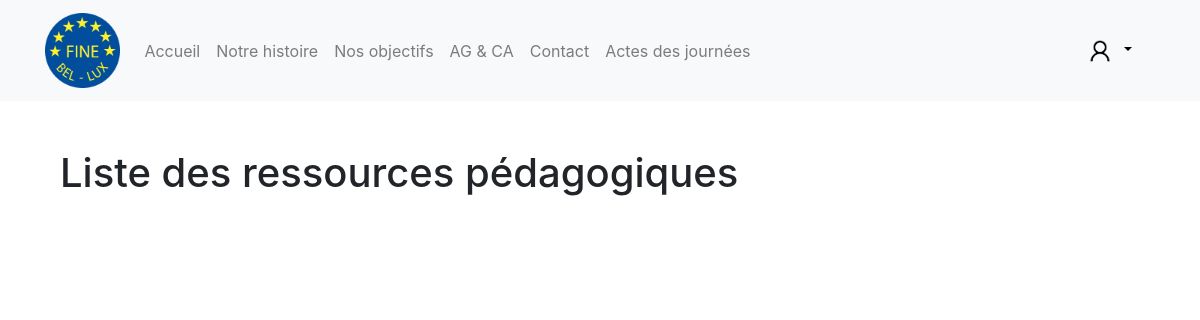
Before: /ressources-pedagogiques (signed in) with the older database file.
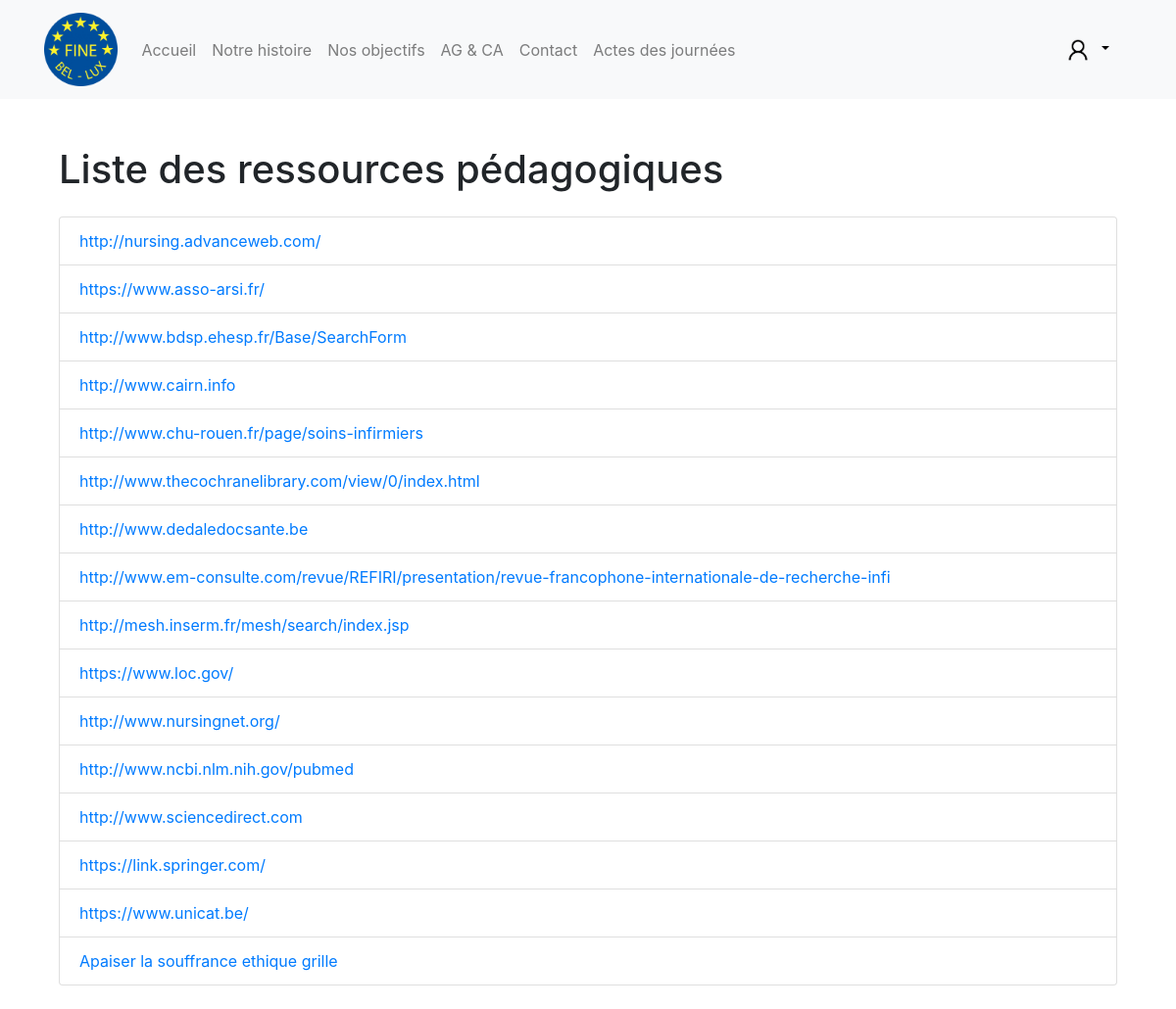
After: the same page with the newer database file.
### main/models.py (models this page shows, shortened)
class LearningResources(models.Model):
    title = models.CharField(max_length=100)
    url = models.URLField(blank=True, null=True)  # Autoriser le champ URL à être vide
    file = models.FileField(upload_to='learning-ressources/', blank=True, null=True)

### main/views.py (the view)
# urls.py: path('ressources-pedagogiques', views.learning_ressources, name="learning-ressources"),
def learning_ressources(request):
    learning_ressources = LearningResources.objects.all()
    return render(request, 'main/learning-ressources.html', {
        'learning_ressources': learning_ressources,
    })

### main/templates/main/learning-ressources.html
{% extends "main/base.html" %}
{% load static %}
{% block content %}
<div class="container mt-5">
    <h1 class="text-left mb-4">Liste des ressources pédagogiques</h1>
    {% if learning_ressources %}
    <ul class="list-group mb-4 {{ cat }}">
        {% for ressource in learning_ressources %}
        <li class="list-group-item d-flex justify-content-between align-items-center">
            <a href="{% if ressource.file %}{{ ressource.file.url }}{% else %}{{ ressource.url }}{% endif %}"
                target="_blank" class="text-decoration-none">
                {{ ressource.title }}
            </a>
        </li>
        {% endfor %}
    </ul>
    {% endif %}
</div>
{% endblock content %}

Changed rows visible on the page:
added LearningResources: title "http://nursing.advanceweb.com/"
added LearningResources: title "https://www.asso-arsi.fr/"
added LearningResources: title "http://www.bdsp.ehesp.fr/Base/SearchForm"
added LearningResources: title "http://www.cairn.info"
added LearningResources: title "http://www.chu-rouen.fr/page/soins-infirmiers"
added LearningResources: title "http://www.thecochranelibrary.com/view/0/index.html"
added LearningResources: title "http://www.dedaledocsante.be"
added LearningResources: title "http://www.em-consulte.com/revue/REFIRI/presentation/revue-francophone-internationale-de-recherche-infi"
added LearningResources: title "http://mesh.inserm.fr/mesh/search/index.jsp"
added LearningResources: title "https://www.loc.gov/"
added LearningResources: title "http://www.nursingnet.org/"
added LearningResources: title "http://www.ncbi.nlm.nih.gov/pubmed"
added LearningResources: title "http://www.sciencedirect.com"
added LearningResources: title "https://link.springer.com/"
added LearningResources: title "https://www.unicat.be/"
added LearningResources: title "Apaiser la souffrance ethique grille"
